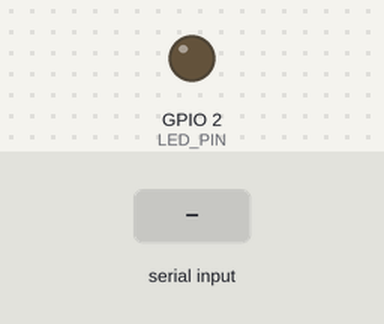
The program below on a simulated ESP32. Parts: output pins drawn as LEDs (lit = HIGH). Dashed ring = blinking. The test bench sets the inputs (shaded band). WiFi joins after 1.5 s; servers stay silent unless stated; EEPROM starts erased; what the program prints to the serial monitor is not drawn.

Above: at 0.1 s.
At 3.27 s:
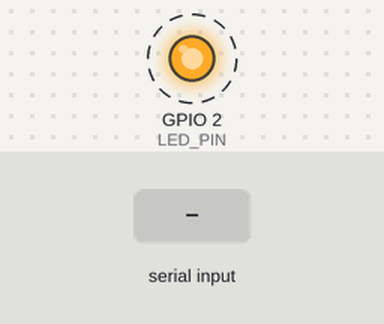
3.3 s: "1" received over Serial
6.3 s: "0" received over Serial
9.3 s: "2" received over Serial
Timing chart, 0 to 18.3 s (numbered marks = the images above; inputs shaded):
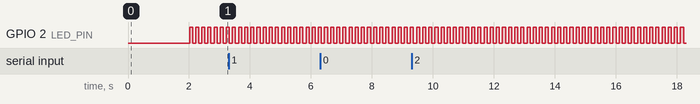

Measured:
- by itself, GPIO 2 (LED_PIN): alternates HIGH for 0.10 s and LOW for 0.10 s

The program:

main.cpp
```cpp
#include <Arduino.h>
#include <Preferences.h>
#include <WiFi.h>
#include <WiFiUdp.h>
#include <esp_now.h>
#include <WebServer.h>

#include "services/led_service.h"
#include "services/pref_service.h"
#include "services/server_service.h"
#include "services/network_service.h"
#include "services/forwarder_service.h"

const int SERIAL_BAUD = 57600;
const int MAVLINK_PORT = 14550;
const int LED_PIN = 2;

const String apSsid = "MAVLink Serial Forwarder";
const String apPassword = "mavlink123";
const IPAddress apIP(10, 10, 0, 1);

WiFiUDP udp;
Preferences preferences;

LedService ledService(LED_PIN, 100);
PrefService prefService(preferences);
ServerService serverService(prefService);
NetworkService networkService(apIP, apSsid, apPassword);
ForwarderService forwarderService(udp);

void setup()
{
  Serial.begin(SERIAL_BAUD);
  Serial.println("Starting...");

  String backpackSsid = prefService.loadBackpackSsid();
  String backpackPassword = prefService.loadBackpackPassword();

  ledService.setup();
  networkService.createAccessPoint();
  serverService.setup(backpackSsid, backpackPassword);
  networkService.connectToBackpackWiFi(backpackSsid, backpackPassword);

  if (networkService.isConnectedToBackpack())
  {
    udp.begin(MAVLINK_PORT);
    Serial.println("Listening on UDP port " + String(MAVLINK_PORT));
  }
  else
  {
    Serial.println();
    Serial.println("Failed to connect to Backpack WiFi.");
    Serial.println("Check if backpack WiFi ('" + backpackSsid + "') is available or connect to '" +
                   apSsid + "' network and open " + networkService.getApIp().toString() +
                   " in order to configure backpack SSID and password.");
  }

  Serial.println("Setup finished. Entering main loop...");
}

void loop()
{
  serverService.handle();
  ledService.update(networkService.isConnectedToBackpack());

  if (networkService.isConnectedToBackpack())
  {
    forwarderService.udpToSerial();
    forwarderService.serialToUdp();
  }

  delay(1);
}
```

forwarder_service.cpp
```cpp
#include "forwarder_service.h"

ForwarderService::ForwarderService(WiFiUDP &udp) : udp(udp) {}

void ForwarderService::serialToUdp()
{
  char serialBuffer[512];
  int serialIndex = 0;

  while (Serial.available())
  {
    char c = Serial.read();
    serialBuffer[serialIndex++] = c;

    // Optional: flush buffer if too large
    if (serialIndex >= sizeof(serialBuffer))
    {
      break;
    }

    delay(1);
  }

  if (serialIndex > 0)
  {
    udp.beginPacket(udp.remoteIP(), udp.remotePort());
    udp.write((uint8_t *)serialBuffer, serialIndex);
    udp.endPacket();
    serialIndex = 0;
  }
}

void ForwarderService::udpToSerial()
{
  int packetSize = udp.parsePacket();
  if (packetSize)
  {
    char packetBuffer[512];
    int len = udp.read(packetBuffer, sizeof(packetBuffer));
    if (len > 0)
    {
      packetBuffer[len] = 0;
      Serial.write((uint8_t *)packetBuffer, len);
    }
  }
}
```

forwarder_service.h
```cpp
#ifndef FORWARDERSERVICE_H
#define FORWARDERSERVICE_H

#include <WiFiUdp.h>
#include <esp_now.h>

class ForwarderService {
  WiFiUDP &udp;

public:
  ForwarderService(WiFiUDP &udp);
  void serialToUdp();
  void udpToSerial();
};

#endif
```

led_service.cpp
```cpp
#include "led_service.h"
#include <Arduino.h>

LedService::LedService(unsigned int p, unsigned long i) : pin(p), interval(i), previousMillis(0), state(false) {}

void LedService::setup() {
  pinMode(pin, OUTPUT);
}

void LedService::update(bool isConnected) {
  if (!isConnected) {
    turnOn();
    return;
  }

  unsigned long currentMillis = millis();
  if (currentMillis - previousMillis >= interval) {
    previousMillis = currentMillis;
    state = !state;
    digitalWrite(pin, state);
  }
}

void LedService::turnOn() {
  state = true;
  digitalWrite(pin, HIGH);
}

void LedService::turnOff() {
  state = false;
  digitalWrite(pin, LOW);
}   
```

led_service.h
```cpp
#ifndef LEDSERVICE_H
#define LEDSERVICE_H

class LedService {
  bool state;
  unsigned int pin;
  unsigned long interval;
  unsigned long previousMillis;

public:
  LedService(unsigned int pin, unsigned long interval);
  void setup();
  void update(bool isConnected);
  void turnOn();
  void turnOff();
};

#endif
```

network_service.cpp
```cpp
#include "network_service.h"
#include <Arduino.h>

NetworkService::NetworkService(IPAddress ip, String ssid, String password) : apIP(ip), apSsid(ssid), apPassword(password) {}

void NetworkService::createAccessPoint()
{
  WiFi.mode(WIFI_AP_STA);
  WiFi.disconnect();
  WiFi.softAPConfig(apIP, apIP, IPAddress(255, 255, 255, 0));
  WiFi.softAP(apSsid, apPassword);
  Serial.println("WiFi AP Started.");
}

void NetworkService::connectToBackpackWiFi(String ssid, String password)
{
  WiFi.begin(ssid, password);
  Serial.print("Connecting to Backpack WiFi");

  int retry = 0;
  while (!isConnectedToBackpack() && retry < 10)
  {
    delay(1000);
    Serial.print(".");
    ++retry;
  }

  if (isConnectedToBackpack())
  {
    Serial.println();
    Serial.println("WiFi connected!");
  }
}

bool NetworkService::isConnectedToBackpack()
{
  return WiFi.status() == WL_CONNECTED;
}

IPAddress NetworkService::getApIp()
{
  return apIP;
}
```

network_service.h
```cpp
#ifndef NETWORKSERVICE_H
#define NETWORKSERVICE_H

#include <WiFi.h>

class NetworkService {
  const String apSsid;
  const String apPassword;
  const IPAddress apIP;

public:
  NetworkService(IPAddress apIP, String ssid, String password);
  void createAccessPoint();
  void connectToBackpackWiFi(String ssid, String password);
  bool isConnectedToBackpack();
  IPAddress getApIp();
};

#endif
```

pref_service.cpp
```cpp
#include "pref_service.h"

PrefService::PrefService(Preferences &prefs) : preferences(prefs) {}

void PrefService::saveBackpackWifiCredentials(String ssid, String password)
{
  preferences.begin("backpack_wifi", false);
  preferences.putString("ssid", ssid);
  preferences.putString("password", password);
  preferences.end();
  Serial.println("Backpack WiFi credentials saved.");
}

String PrefService::loadBackpackSsid()
{
  String ssid = "";
  preferences.begin("backpack_wifi", true);
  ssid = preferences.getString("ssid", "");
  preferences.end();
  Serial.println("Backpack WiFi SSID loaded: " + ssid);
  return ssid;
}

String PrefService::loadBackpackPassword()
{
  String password = "";
  preferences.begin("backpack_wifi", true);
  password = preferences.getString("password", "");
  preferences.end();
  Serial.println("Backpack WiFi password loaded: " + password);
  return password;
}
```

pref_service.h
```cpp
#ifndef PREFSERVICE_H
#define PREFSERVICE_H

#include <Preferences.h>

class PrefService {
  Preferences preferences;

public:
  PrefService(Preferences &preferences);
  void saveBackpackWifiCredentials(String ssid, String password);
  String loadBackpackSsid();
  String loadBackpackPassword();
};

#endif
```

server_service.cpp
```cpp
#include "server_service.h"

ServerService::ServerService(PrefService &prefs) : preferences(prefs), webServer(80) {}

void ServerService::setup(String ssid, String password)
{
  webServer.on(HOME_PATH, HTTP_GET, std::bind(&ServerService::handleRoot, this));
  webServer.on(SET_WIFI_PATH, HTTP_POST, std::bind(&ServerService::handleSaveWiFiCredentials, this));
  webServer.begin();
  currentSsid = ssid;
  currentPassword = password;
  Serial.println("Web server started.");
}

void ServerService::handle()
{
  webServer.handleClient();
}

void ServerService::handleRoot()
{
  Serial.println("Handling root page...");

  String html = "<!DOCTYPE html><html><body>"
                "<h2>MAVLink Serial Forwarder</h2>"
                "<form action='" +
                SET_WIFI_PATH + "' method='POST'>"
                                "SSID:<br><input name='ssid' value='" +
                currentSsid + "'><br/>"
                       "Password:<br><input type='password' name='password' value='" +
                currentPassword + "' >"
                           "<br><br>"
                           "<input type='submit' value='Save & Reboot'>"
                           "</form>"
                           "</body></html>";

  webServer.send(200, "text/html", html);
}

void ServerService::handleSaveWiFiCredentials()
{
  Serial.println("Handling POST request");
  String ssidInput = webServer.arg("ssid");
  String passwordInput = webServer.arg("password");
  ssidInput.trim();
  passwordInput.trim();
  if (ssidInput.length() == 0)
  {
    webServer.send(400, "text/plain", "SSID cannot be empty");
    return;
  }
  if (passwordInput.length() == 0)
  {
    webServer.send(400, "text/plain", "Password must be at least 8 characters");
    return;
  }

  preferences.saveBackpackWifiCredentials(ssidInput, passwordInput);

  Serial.println("Applying new WiFi credentials and restarting...");

  String html = "<!DOCTYPE html><html><body>"
                "<h2>WiFi Credentials Saved!</h2>"
                "<p>The new WiFi credentials have been saved. The device is now rebooting to apply the changes.</p>"
                "<p>Please wait a moment and then reconnect to the WiFi network.</p>"
                "<p>You may need to refresh this page (or navigate to 10.10.0.1) after the reboot.</p>"
                "</body></html>";
  webServer.send(200, "text/html", html);
  delay(2000);
  ESP.restart();
}
```

server_service.h
```cpp
#ifndef SERVER_SERVICE_H
#define SERVER_SERVICE_H

#include <WebServer.h>
#include "pref_service.h"

class ServerService {
  const String HOME_PATH = "/";
  const String SET_WIFI_PATH = "/set-wifi";

  PrefService &preferences;
  WebServer webServer;

  String currentSsid = "";
  String currentPassword = "";

public:
  ServerService(PrefService &preferences);
  void setup(String ssid, String password);
  void handle();
private:
  void handleRoot();
  void handleSaveWiFiCredentials();
};

#endif
```
